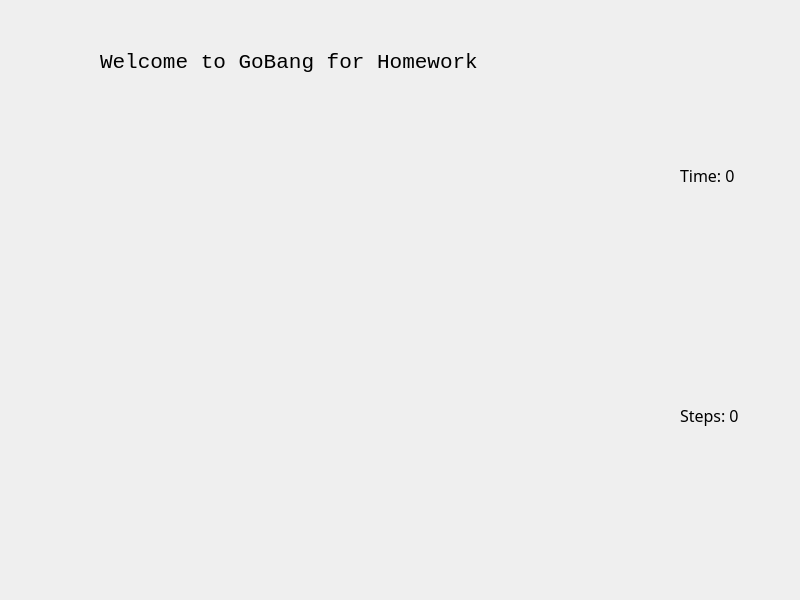
<?xml version="1.0" encoding="UTF-8"?>
<ui version="4.0">
 <class>GoBang</class>
 <widget class="QWidget" name="GoBang">
  <property name="geometry">
   <rect>
    <x>0</x>
    <y>0</y>
    <width>800</width>
    <height>600</height>
   </rect>
  </property>
  <property name="font">
   <font>
    <family>Bradley Hand ITC</family>
    <pointsize>12</pointsize>
   </font>
  </property>
  <property name="windowTitle">
   <string>Widget</string>
  </property>
  <widget class="QLabel" name="titleLabel">
   <property name="geometry">
    <rect>
     <x>100</x>
     <y>50</y>
     <width>461</width>
     <height>41</height>
    </rect>
   </property>
   <property name="font">
    <font>
     <family>Consolas</family>
     <pointsize>16</pointsize>
    </font>
   </property>
   <property name="text">
    <string>Welcome to GoBang for Homework</string>
   </property>
   <property name="alignment">
    <set>Qt::AlignLeading|Qt::AlignLeft|Qt::AlignTop</set>
   </property>
   <property name="margin">
    <number>5</number>
   </property>
  </widget>
  <widget class="QLabel" name="timeLabel">
   <property name="geometry">
    <rect>
     <x>680</x>
     <y>160</y>
     <width>121</width>
     <height>31</height>
    </rect>
   </property>
   <property name="font">
    <font>
     <family>Lucida Bright</family>
     <pointsize>12</pointsize>
    </font>
   </property>
   <property name="text">
    <string>Time: 0</string>
   </property>
  </widget>
  <widget class="QLabel" name="stepLabel">
   <property name="geometry">
    <rect>
     <x>680</x>
     <y>400</y>
     <width>111</width>
     <height>31</height>
    </rect>
   </property>
   <property name="font">
    <font>
     <family>Lucida Bright</family>
     <pointsize>12</pointsize>
    </font>
   </property>
   <property name="text">
    <string>Steps: 0</string>
   </property>
  </widget>
 </widget>
 <resources/>
 <connections/>
</ui>
